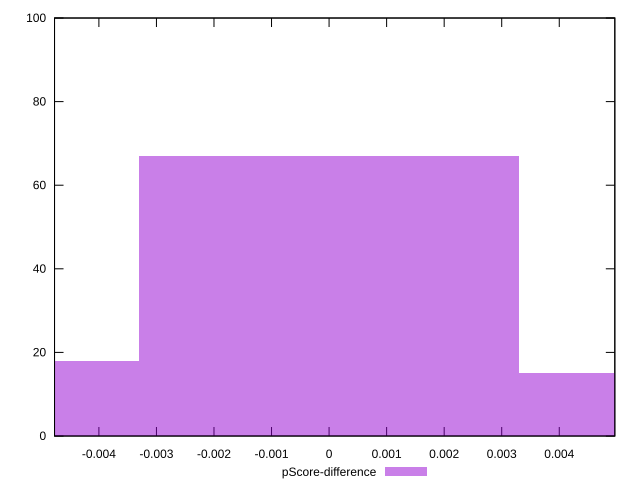

This figure's gnuplot source:
reset

$pScoreDifference <<EOF
0 67
-0.006603147379652712 18
0.006603147379652712 15
EOF

set key outside below
set boxwidth 0.006603147379652712
set xrange [-0.0047708728240448695:0.004965531871838791]
set yrange [0:100]
set trange [0:100]
set style fill transparent solid 0.5 noborder
set terminal svg size 640, 490 enhanced background rgb 'white'
set output "report_00013_2021-02-09T12-04-24.940Z/max-potential-fid/samples/pages+cached+noadtech+nomedia+nocss/pScore-difference/histogram.svg"

plot $pScoreDifference title "pScore-difference" with boxes

reset
